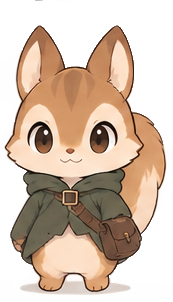
#> input picture assets/companion/rig/hazel_front_temp.png, 173 x 302 px, found by its file name; the run also reads 2 pictures not shown here
$ python split_hazel_parts.py ../assets/companion/rig/hazel_front_temp.png
#> lines starting #> are read from the running program, lines starting #| are printed output that depends on the picture
"""헤이즐 정면 포즈를 리그용 부위로 쪼갠다.

입력   assets/companion/rig/hazel_front_{temp,blink_half,blink_closed}.png
       hazel_tail_src.png   (따로 그린 꼬리, 선택)
       hazel_ears_src.png   (따로 그린 귀 2개 + 귀 없는 머리 윗부분, 선택)
       hazel_eyes_src.png   (따로 그린 눈 없는 얼굴 + 눈 3상태, 선택)
출력   hazel_{ear_l,ear_r,tail}.png / hazel_body_{open,half,shut}.png / parts.json

경계는 작가가 그린 검은 윤곽선을 벽으로 삼아 플러드필로 잡는다.
사람이 정하는 값은 아래 상수뿐이다 — 귀 밑동 절단선과 씨앗 좌표.

  python tools/split_hazel_parts.py [--check 미리보기경로]
  python tools/split_hazel_parts.py --guide 가이드경로
  python tools/split_hazel_parts.py --guide-ears 귀가이드경로
  python tools/split_hazel_parts.py --guide-eyes 눈가이드경로
"""

import json
import os
import sys
from collections import deque

from PIL import Image, ImageDraw, ImageFilter

R = "assets/companion/rig/"
BASE_SRC = "hazel_front_temp.png"   # 부위를 잘라낼 정면 포즈 원본
# 따로 그린 꼬리를 여기 두면 그걸 쓴다. 없으면 정면 포즈에서 잘라내
# 몸에 가려진 안쪽을 지어낸다(품질이 떨어지므로 임시 수단이다).
# 배경은 무채색이면 어떤 색이든 자동으로 벗긴다 — 털이 따뜻한 색이라
# 밝기가 아니라 채도로 가른다. 크림색 배가 안 뚫리는 게 이 방식의 이유다.
TAIL_SRC = "hazel_tail_src.png"
TAIL_FLIP = False              # 원본 방향 그대로. 밑동이 왼쪽 아래, 꼬리 끝이 오른쪽 위다
TAIL_HEIGHT = 175              # 몸 캔버스(302) 기준 높이
TAIL_POS = (100, 78)           # 붙이는 위치. 캔버스 오른쪽 밖으로 나가도 된다

# 따로 그린 귀 2개 + 귀 없는 머리 윗부분이 한 장에 들어 있는 이미지.
# 라벨 같은 작은 덩어리는 면적으로 걸러내고 큰 것 셋만 쓴다.
EARS_SRC = "hazel_ears_src.png"
EAR_HEIGHT = 88                                     # 귀 끝~밑동 전체 높이
EAR_TIPS = {"ear_l": (43, 24), "ear_r": (109, 24)}  # 귀 끝이 놓일 자리
HEAD_W = 146                   # 머리 윗부분 폭. 기존 얼굴 실루엣에 맞춘 값이다
HEAD_POS = (1, 68)
# 이 y까지는 머리 윗부분으로 덮어쓰고, FADE까지 서서히 기존 얼굴로 넘긴다.
# 경계를 딱 자르면 가로줄이 보여서 페이드가 필요하다.
HEAD_SOLID, HEAD_FADE = 98, 112

# 귀는 머리와 뚫려 있어 윤곽선만으로는 안 막힌다. 밑동에 인공 벽을 긋는다.
# 양 끝이 귀 바깥선(진짜 벽)에 닿아야 채우기가 새지 않는다.
EAR_CUTS = [((66, 64), (14, 103)), ((84, 64), (128, 107))]
SEEDS = {
    "ear_l": [(38, 32), (30, 55), (45, 50)],
    "ear_r": [(114, 32), (106, 55), (122, 50)],
    "tail": [(158, 165), (150, 200), (140, 224), (163, 135),
             (150, 112), (168, 180), (145, 190), (155, 230)],
}
WALL_DARK = 100        # 부위 경계선으로 칠 밝기
WALL_DARK_TAIL = 82    # 꼬리 내부 음영선은 벽으로 안 친다
# 몸에 가려 원본에 안 그려진 꼬리 안쪽을 만들어 붙인다.
# 없으면 꼬리가 바깥으로 돌 때 몸과 끊겨 보인다.
TAIL_EXTEND_X = 34
TAIL_EXTEND_Y = 16


def luma(c):
    return 0.299 * c[0] + 0.587 * c[1] + 0.114 * c[2]


def _load_tail_src():
    """따로 그린 꼬리를 읽어 배경을 벗기고 몸 크기에 맞춘다.

    반환: (이미지, 붙일 위치)
    """
    img = Image.open(R + TAIL_SRC).convert("RGBA")
    w, h = img.size
    px = img.load()

    def bg(c):
        # 무채색이고 밝으면 배경. 털은 R과 B 차이가 40 이상이라 안 걸린다
        return max(c[:3]) - min(c[:3]) < 14 and max(c[:3]) > 195

    seen = [[False] * h for _ in range(w)]
    q = deque()
    for x in range(w):
        for y in (0, h - 1):
            if bg(px[x, y]) and not seen[x][y]:
                seen[x][y] = True
                q.append((x, y))
    for y in range(h):
        for x in (0, w - 1):
            if bg(px[x, y]) and not seen[x][y]:
                seen[x][y] = True
                q.append((x, y))
    while q:
        x, y = q.popleft()
        px[x, y] = (255, 255, 255, 0)
        for dx, dy in ((1, 0), (-1, 0), (0, 1), (0, -1)):
            nx, ny = x + dx, y + dy
            if 0 <= nx < w and 0 <= ny < h and not seen[nx][ny] and bg(px[nx, ny]):
                seen[nx][ny] = True
                q.append((nx, ny))

    img = img.crop(img.getbbox())
    if TAIL_FLIP:
        img = img.transpose(Image.FLIP_LEFT_RIGHT)
    tw = max(1, round(img.width * TAIL_HEIGHT / img.height))
    return img.resize((tw, TAIL_HEIGHT), Image.LANCZOS), TAIL_POS


def _strip_bg(img):
    """무채색 배경을 테두리부터 플러드필로 벗긴다."""
    w, h = img.size
    px = img.load()

    def bg(c):
        return max(c[:3]) - min(c[:3]) < 14 and max(c[:3]) > 195

    seen = [[False] * h for _ in range(w)]
    q = deque()
    for x in range(w):
        for y in (0, h - 1):
            if bg(px[x, y]) and not seen[x][y]:
                seen[x][y] = True
                q.append((x, y))
    for y in range(h):
        for x in (0, w - 1):
            if bg(px[x, y]) and not seen[x][y]:
                seen[x][y] = True
                q.append((x, y))
    while q:
        x, y = q.popleft()
        px[x, y] = (255, 255, 255, 0)
        for dx, dy in ((1, 0), (-1, 0), (0, 1), (0, -1)):
            nx, ny = x + dx, y + dy
            if 0 <= nx < w and 0 <= ny < h and not seen[nx][ny] and bg(px[nx, ny]):
                seen[nx][ny] = True
                q.append((nx, ny))
    return img


def _load_ears_src():
    """한 장에 든 귀 2개 + 머리 윗부분을 덩어리로 분리한다.

    반환: {"ear_l": img, "ear_r": img, "head": img}
    """
    img = _strip_bg(Image.open(R + EARS_SRC).convert("RGBA"))
    w, h = img.size
    px = img.load()
    seen = [[False] * h for _ in range(w)]
    blobs = []
    for sx in range(w):
        for sy in range(h):
            if px[sx, sy][3] > 40 and not seen[sx][sy]:
                seen[sx][sy] = True
                q, pts = deque([(sx, sy)]), []
                while q:
                    x, y = q.popleft()
                    pts.append((x, y))
                    for dx in (-1, 0, 1):
                        for dy in (-1, 0, 1):
                            nx, ny = x + dx, y + dy
                            if (0 <= nx < w and 0 <= ny < h and not seen[nx][ny]
                                    and px[nx, ny][3] > 40):
                                seen[nx][ny] = True
                                q.append((nx, ny))
                xs = [p[0] for p in pts]
                ys = [p[1] for p in pts]
                blobs.append((len(pts), min(xs), min(ys), max(xs), max(ys)))
    blobs.sort(reverse=True)
    if len(blobs) < 3:
        raise SystemExit("%s 에서 덩어리 3개를 못 찾음" % EARS_SRC)
    big = blobs[:3]                                  # 라벨은 면적에서 밀려 빠진다
    big.sort(key=lambda b: b[2])                     # 위에 있는 둘이 귀
    ears = sorted(big[:2], key=lambda b: b[1])       # 왼쪽이 ear_l
    named = {"ear_l": ears[0], "ear_r": ears[1], "head": big[2]}
    out = {}
    for k, b in named.items():
        part = img.crop((b[1], b[2], b[3] + 1, b[4] + 1))
        out[k] = part.crop(part.getbbox())
    return out


def _head_overlay(head):
    """머리 윗부분을 몸 크기로 줄이고 아래쪽에 페이드를 넣는다."""
    dh = round(head.height * HEAD_W / head.width)
    hd = head.resize((HEAD_W, dh), Image.LANCZOS)
    m = hd.getchannel("A").copy()
    mp = m.load()
    for y in range(dh):
        sy = y + HEAD_POS[1]
        if sy <= HEAD_SOLID:
            continue
        k = 0.0 if sy >= HEAD_FADE else (HEAD_FADE - sy) / float(HEAD_FADE - HEAD_SOLID)
        for x in range(HEAD_W):
            mp[x, y] = int(mp[x, y] * k)
    hd.putalpha(m)
    return hd


def _ear_tip(img):
    """귀 끝의 x 중심과 y. 배치 기준점으로 쓴다."""
    px = img.load()
    for y in range(img.height):
        xs = [x for x in range(img.width) if px[x, y][3] > 100]
        if xs:
            return (sum(xs) // len(xs), y)
    return (img.width // 2, 0)


# 눈이 차지한 범위(원본 스프라이트 좌표). 깜빡임 프레임을 만들 때 쓴 값이다
EYE_BOXES = [(28, 122, 52, 152), (90, 121, 116, 152)]
EYE_PAD = 5

# 따로 그린 눈. 눈 없는 얼굴 1개 + 눈 6개(뜬/반쯤/감은 × 좌우)가 한 장에 들어 있다.
# 눈은 눈구멍에 고정이라 위치를 추측할 수 없다. 그래서 같이 온 얼굴을
# 기존 얼굴 실루엣에 피팅해 배율을 얻고, 그 배율로 눈을 기존 눈자리에 놓는다.
EYES_SRC = "hazel_eyes_src.png"
# 눈 없는 얼굴을 따로 받으면 그걸 쓴다. 눈 소스 안의 얼굴은 눈구멍 음영이
# 그려져 있어서, 눈 조각의 눈꺼풀 음영과 겹쳐 두 겹이 됐다.
FACE_SRC = "hazel_face_noeyes_src.png"
EYE_SCALE = 0.92               # 그려준 눈이 약간 커서 줄인다
# 눈 소스의 줄 순서 = 이 이름 순서. 줄을 추가하면 표정이 하나 늘어난다.
# 앞의 셋은 깜빡임이 쓰므로 순서를 바꾸지 않는다.
EYE_ROW_NAMES = ["open", "half", "shut", "happy", "surprise", "curious", "excited"]
# 얼굴 그림의 잘린 윗변을 부드럽게 넘기는 픽셀 수
FACE_TOP_FADE = 10
FACE_FIT_ROWS = range(126, 170, 4)   # 얼굴 피팅에 쓸 기존 실루엣 구간


def _span(img, y):
    px = img.load()
    xs = [x for x in range(img.width) if px[x, y][3] > 128]
    return (min(xs), max(xs)) if xs else None


def _blobs(img, min_area=1):
    """불투명 연결 성분을 (면적, x0, y0, x1, y1)로 돌려준다. 큰 것부터."""
    w, h = img.size
    px = img.load()
    seen = [[False] * h for _ in range(w)]
    out = []
    for sx in range(w):
        for sy in range(h):
            if px[sx, sy][3] > 40 and not seen[sx][sy]:
                seen[sx][sy] = True
                q, pts = deque([(sx, sy)]), []
                while q:
                    x, y = q.popleft()
                    pts.append((x, y))
                    for dx in (-1, 0, 1):
                        for dy in (-1, 0, 1):
                            nx, ny = x + dx, y + dy
                            if (0 <= nx < w and 0 <= ny < h and not seen[nx][ny]
                                    and px[nx, ny][3] > 40):
                                seen[nx][ny] = True
                                q.append((nx, ny))
                if len(pts) >= min_area:
                    xs = [p[0] for p in pts]
                    ys = [p[1] for p in pts]
                    out.append((len(pts), min(xs), min(ys), max(xs), max(ys)))
    out.sort(reverse=True)
    return out


def _strip_ears_from_face(face):
    """얼굴 그림에 같이 그려진 귀를 떼어낸다.

    위에서부터 훑어 좌/우 귀와 가운데 돔이 한 덩어리가 되는 행을 찾고,
    그보다 위 행에서는 가운데 런(돔)만 남긴다.
    """
    px = face.load()
    w, h = face.size

    def runs(y):
        out, s = [], None
        for x in range(w):
            on = px[x, y][3] > 60
            if on and s is None:
                s = x
            elif not on and s is not None:
                out.append((s, x - 1))
                s = None
        if s is not None:
            out.append((s, w - 1))
        return [r for r in out if r[1] - r[0] > 3]

    merge = h
    for y in range(h):
        r = runs(y)
        if len(r) == 1 and r[0][1] - r[0][0] > w * 0.5:
            merge = y
            break
    cx = w // 2
    for y in range(merge):
        keep = None
        for a, b in runs(y):
            if a - 6 <= cx <= b + 6:
                keep = (a, b)
                break
        for x in range(w):
            if keep is None or not (keep[0] <= x <= keep[1]):
                px[x, y] = (0, 0, 0, 0)
    return face.crop(face.getbbox())


def _load_eyes_src():
    """눈 소스에서 얼굴과 눈 3세트를 뽑는다.

    반환: (귀 뗀 얼굴, {"open"/"half"/"shut": [왼쪽, 오른쪽]})
    """
    img = _strip_bg(Image.open(R + EYES_SRC).convert("RGBA"))
    blobs = _blobs(img)
    if len(blobs) < 7:
        raise SystemExit("%s 에서 얼굴 1개 + 눈 6개를 못 찾음" % EYES_SRC)
    fb = blobs[0]
    face = _strip_ears_from_face(img.crop((fb[1], fb[2], fb[3] + 1, fb[4] + 1)))
    # 눈은 가로세로비가 1:1에 가깝고 라벨 알약은 4:1이 넘는다. 이걸로 라벨을 거른다
    cand = [b for b in blobs[1:]
            if (b[3] - b[1] + 1) < (b[4] - b[2] + 1) * 2.5]
    if len(cand) % 2:
        raise SystemExit("눈 덩어리가 홀수 개(%d)다. 좌우 한 쌍씩이어야 한다" % len(cand))
    eyes = sorted(cand, key=lambda b: b[2])                    # 위에서부터 한 줄씩
    sets = {}
    if len(eyes) // 2 > len(EYE_ROW_NAMES):
        raise SystemExit("눈 줄이 %d개인데 이름은 %d개뿐이다. EYE_ROW_NAMES를 늘려라"
                         % (len(eyes) // 2, len(EYE_ROW_NAMES)))
    for i in range(len(eyes) // 2):
        pair = sorted(eyes[i * 2:i * 2 + 2], key=lambda b: b[1])
        crops = [img.crop((b[1], b[2], b[3] + 1, b[4] + 1)) for b in pair]
        sets[EYE_ROW_NAMES[i]] = [e.crop(e.getbbox()) for e in crops]
    return face, sets


def _fit_face(face, body):
    """따로 그린 얼굴을 기존 얼굴 실루엣에 맞춘다. 반환 (폭, 높이, x, y)."""
    ref = {y: _span(body, y) for y in FACE_FIT_ROWS}
    ref = {y: v for y, v in ref.items() if v}
    mid = sorted(ref)[len(ref) // 2]
    cx = (ref[mid][0] + ref[mid][1]) / 2.0
    best = None
    for fw in range(120, 200, 2):
        fh = round(face.height * fw / face.width)
        fs = face.resize((fw, fh), Image.LANCZOS)
        fx = round(cx - fw / 2.0)
        for oy in range(40, 130):
            err = n = 0
            for y, (lx, rx) in ref.items():
                s = _span(fs, y - oy) if 0 <= y - oy < fh else None
                if not s:
                    err += 400
                else:
                    err += abs(s[0] + fx - lx) + abs(s[1] + fx - rx)
                n += 1
            if n and (best is None or err / n < best[0]):
                best = (err / n, fw, fh, fx, oy)
    print("얼굴 피팅: 폭=%d 위치=(%d,%d) 평균오차=%.1fpx" % (best[1], best[3], best[4], best[0]))
    return best[1], best[2], best[3], best[4]


def _apply_eyes(face, sets, scale_face=None):
    """눈 부위 털을 갈아끼우고 눈 상태별 몸통 텍스처 3종을 만든다.

    face        눈 주변 털을 가져올 그림 (눈 없는 얼굴)
    scale_face  눈 크기를 유도할 기준 얼굴. 눈 조각과 같은 배율로 그려진 것이라야 한다.
                얼굴을 따로 받으면 크롭이 달라 이 기준이 깨지므로 분리해서 받는다.
    """
    body = Image.open(R + "hazel_body_open.png").convert("RGBA")
    w, h = body.size
    fw, fh, fx, fy = _fit_face(face, body)
    fs = face.resize((fw, fh), Image.LANCZOS)
    # 얼굴을 통째로 올린다.
    # 처음엔 눈 주변만 타원으로 오려 붙였는데, 그 경계가 눈두덩을 도는 띠로
    # 보였다 — 새 얼굴과 기존 얼굴의 볼 톤이 미세하게 달라서 오려붙인 자리가
    # 그대로 드러난 것이다. 통째로 덮으면 경계 자체가 없어진다.
    if FACE_TOP_FADE:
        a = fs.getchannel("A").copy()
        ap = a.load()
        for y in range(min(FACE_TOP_FADE, fs.height)):
            for x in range(fs.width):
                ap[x, y] = int(ap[x, y] * y / float(FACE_TOP_FADE))
        fs.putalpha(a)
    noeyes = body.copy()
    noeyes.alpha_composite(fs, (fx, fy))

    if scale_face is None:
        scale_face = face
        sw = fw
    else:
        sw = _fit_face(scale_face, body)[0]
    k = (sw / float(scale_face.width)) * EYE_SCALE
    for state, pair in sets.items():
        out = noeyes.copy()
        for i, e in enumerate(pair):
            ew = max(1, round(e.width * k))
            eh = max(1, round(e.height * k))
            es = e.resize((ew, eh), Image.LANCZOS)
            x0, y0, x1, y1 = EYE_BOXES[i]
            cx, cy = (x0 + x1) // 2, (y0 + y1) // 2
            out.alpha_composite(es, (cx - ew // 2, cy - eh // 2))
        out.save(R + "hazel_body_%s.png" % state)
    print("눈: %s 사용 (배율 %.3f, 상태 %s)" % (EYES_SRC, k, ", ".join(sets)))
    return list(sets)


# [89 lines left out: functions write_eye_guide, write_guide, _ear_guide, not called in this run]


def main(check_path=None, ear_guide_path=None):
    base = Image.open(R + BASE_SRC).convert("RGBA")
#> base is the input picture: PIL image 173x302 RGBA; mean R, G, B, A 205.1, 182.2, 163.6, 148.8
    w, h = base.size
    px = base.load()
    opaque = [[px[x, y][3] > 128 for y in range(h)] for x in range(w)]
#> opaque = 173 items

    cut = Image.new("L", (w, h), 0)
#> cut: PIL image 173x302 L; every value is 0
    cd = ImageDraw.Draw(cut)
    for a, b in EAR_CUTS:
        cd.line([a, b], fill=255, width=3)
    cp = cut.load()

    def walls(thr):
        return [[(not opaque[x][y]) or luma(px[x, y]) < thr or cp[x, y] > 0
                 for y in range(h)] for x in range(w)]

    def flood(wall, seeds):
        seen = [[False] * h for _ in range(w)]
        q, out = deque(), set()
        for sx, sy in seeds:
            if not wall[sx][sy] and not seen[sx][sy]:
                seen[sx][sy] = True
                q.append((sx, sy))
#> after the loop, seen = 173 items
        while q:
            x, y = q.popleft()
            out.add((x, y))
            for dx, dy in ((1, 0), (-1, 0), (0, 1), (0, -1)):
                nx, ny = x + dx, y + dy
                if 0 <= nx < w and 0 <= ny < h and not seen[nx][ny] and not wall[nx][ny]:
                    seen[nx][ny] = True
                    q.append((nx, ny))
#> this loop made 1760 passes
#> (x, y) on passes 1 to 3: (38, 32), (30, 55), (45, 50)
#> after the loop, out = 1760 items
        return out

    def dilate(region, n):
        cur = set(region)
        for _ in range(n):
            cur |= {(x + dx, y + dy) for (x, y) in cur
                    for dx, dy in ((1, 0), (-1, 0), (0, 1), (0, -1))
                    if 0 <= x + dx < w and 0 <= y + dy < h and opaque[x + dx][y + dy]}
        return cur

    w_part, w_tail = walls(WALL_DARK), walls(WALL_DARK_TAIL)
    reg = {
        "ear_l": flood(w_part, SEEDS["ear_l"]),
        "ear_r": flood(w_part, SEEDS["ear_r"]),
        "tail": flood(w_tail, SEEDS["tail"]),
    }
#> the loop in flood (call 2), `for sx, sy in seeds:` made 3 passes
#> (sx, sy) on passes 1 to 3: (114, 32), (106, 55), (122, 50)
#> the loop in flood (call 2), `while q:` made 1934 passes

    # 바깥 실루엣 선 = 투명 픽셀에 붙은 불투명 픽셀
    outer = {(x, y) for x in range(w) for y in range(h) if opaque[x][y] and any(
        not (0 <= x + dx < w and 0 <= y + dy < h and opaque[x + dx][y + dy])
        for dx in range(-3, 4) for dy in range(-3, 4))}
#> outer = 3429 items

    # 귀는 앞에 있으니 자기 윤곽선을 전부 가져간다.
    # 꼬리는 뒤에 있으니 바깥 실루엣 선만 갖고, 몸과 맞닿은 선은 몸에 남긴다.
    mask = {k: dilate(reg[k], 3) for k in ("ear_l", "ear_r")}
#> mask = 2 items
    mask["tail"] = ((reg["tail"] | (dilate(reg["tail"], 3) & outer))
                    - mask["ear_l"] - mask["ear_r"])
    carved = mask["ear_l"] | mask["ear_r"] | mask["tail"]
#> carved = 7612 items

    # --- 꼬리 안쪽 만들어 붙이기 -------------------------------------------
    # 몸에 가려 원본에 없는 부분이라, 가장자리 색을 왼쪽·아래로 늘려 지어낸다.
    # 늘린 영역은 반드시 "몸이 덮는 범위" 안에 가둔다. 밖으로 나가면
    # 꼬리가 돌 때 직사각형 모서리가 그대로 튀어나온다.
    behind = {(x, y) for x in range(w) for y in range(h)
              if opaque[x][y] and (x, y) not in mask["tail"]}
#> behind = 27683 items
    tail_px = {(x, y): px[x, y] for (x, y) in mask["tail"]}
#> tail_px = 3216 items
    grown = {}

    def grow(cell, color):
        if cell in tail_px or cell in grown or cell not in behind:
            return
        # 몸 뒤에 깔리는 부분이라 조금 어둡게. 새어 나와도 그림자로 읽힌다
        grown[cell] = (int(color[0] * 0.88), int(color[1] * 0.88),
                       int(color[2] * 0.88), 255)

    rows = {}
    for (x, y) in mask["tail"]:
        if y not in rows or x < rows[y]:
            rows[y] = x
#> this loop made 3216 passes
#> (x, y) on passes 1 to 3: (158, 177), (159, 142), (138, 119)
#> after the loop, rows = 124 items
    for y, x0 in rows.items():
        c = tail_px[(x0, y)]
        for i in range(1, TAIL_EXTEND_X + 1):
            if x0 - i >= 0:
                grow((x0 - i, y), c)
#> this loop made 124 passes
#> (y, x0, c) on passes 1 to 8: (177, 124, (129, 91, 65, 252)), (142, 142, (164, 112, 72, 253)), (119, 134, (173, 122, 88, 252)), (184, 122, (200, 149, 106, 252)), (197, 122, (194, 148, 110, 252)), (193, 119, (128, 94, 65, 252)), (158, 136, (181, 131, 94, 253)), (189, 122, (197, 144, 103, 252))
    cols = {}
    for (x, y) in list(tail_px) + list(grown):
        if x not in cols or y > cols[x]:
            cols[x] = y
#> this loop made 7432 passes
#> after the loop, cols = 81 items
    for x, y0 in cols.items():
        c = tail_px.get((x, y0)) or grown[(x, y0)]
        for i in range(1, TAIL_EXTEND_Y + 1):
            if y0 + i < h:
                grow((x, y0 + i), c)
#> this loop made 81 passes
#> (x, y0, c) on passes 1 to 8: (158, 192, (155, 120, 100, 130)), (159, 188, (124, 88, 71, 208)), (138, 235, (36, 18, 10, 255)), (124, 235, (36, 18, 10, 255)), (143, 231, (43, 25, 16, 224)), (135, 235, (36, 18, 10, 255)), (136, 235, (36, 18, 10, 255)), (127, 235, (36, 18, 10, 255))

    # 행마다 색을 그대로 끌면 빗살무늬가 된다. 지어낸 영역만 뭉개
    # 부드러운 그라데이션으로 만든다 — 살짝 새어 나와도 털 그늘로 읽힌다.
    for _ in range(4):
        blurred = {}
        for (x, y) in grown:
            acc, n = [0, 0, 0], 0
            for dx in (-2, -1, 0, 1, 2):
                for dy in (-2, -1, 0, 1, 2):
                    c = grown.get((x + dx, y + dy)) or tail_px.get((x + dx, y + dy))
                    if c:
                        acc[0] += c[0]
                        acc[1] += c[1]
                        acc[2] += c[2]
                        n += 1
            blurred[(x, y)] = (acc[0] // n, acc[1] // n, acc[2] // n, 255)
        grown = blurred
    tail_px.update(grown)

    # --- 부위 텍스처 --------------------------------------------------------
    drawn = _load_ears_src() if os.path.exists(R + EARS_SRC) else None
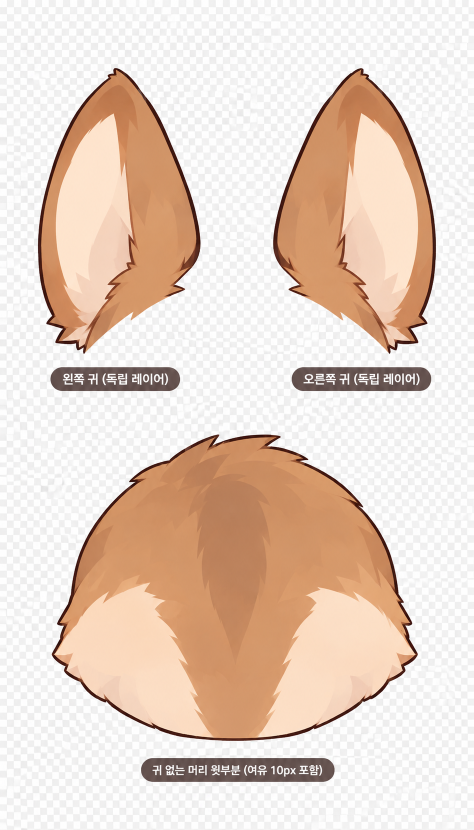
#> input picture assets/companion/rig/hazel_ears_src.png, 948 x 1659 px, found by its file name (shown at 1/2 size)
#> in _strip_bg, `w, h = img.size`: w = 948; h = 1659
#> in _strip_bg, `seen = [[False] * h for _ in range(w)]`: seen = 948 items
#> the loop in _load_ears_src, `for k, b in named.items():` made 3 passes
#> pass 1, in _load_ears_src, `part = img.crop((b[1], b[2], b[3] + 1, b[4] + 1))`:
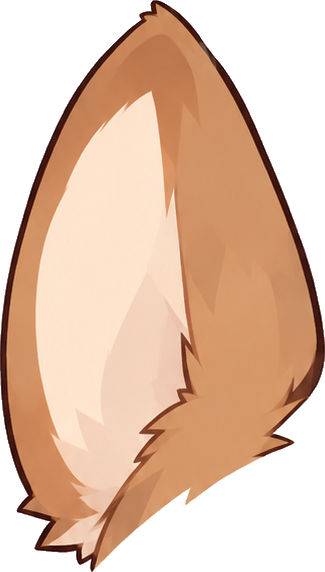
#> part: PIL image 325x572 RGBA; mean R, G, B, A 226.6, 193.6, 170.8, 169.7; transparent parts drawn white
#> pass 2, in _load_ears_src, `part = img.crop((b[1], b[2], b[3] + 1, b[4] + 1))`:
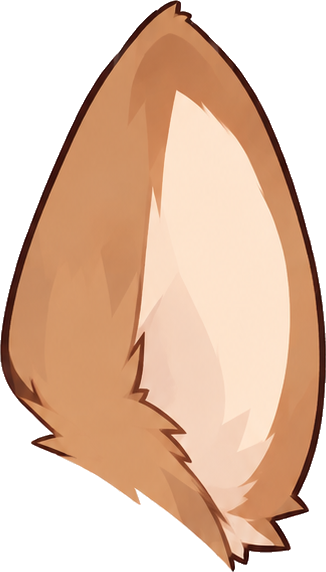
#> part: PIL image 326x572 RGBA; mean R, G, B, A 226.7, 193.7, 170.9, 169.7; transparent parts drawn white
#> pass 3, in _load_ears_src, `part = img.crop((b[1], b[2], b[3] + 1, b[4] + 1))`:
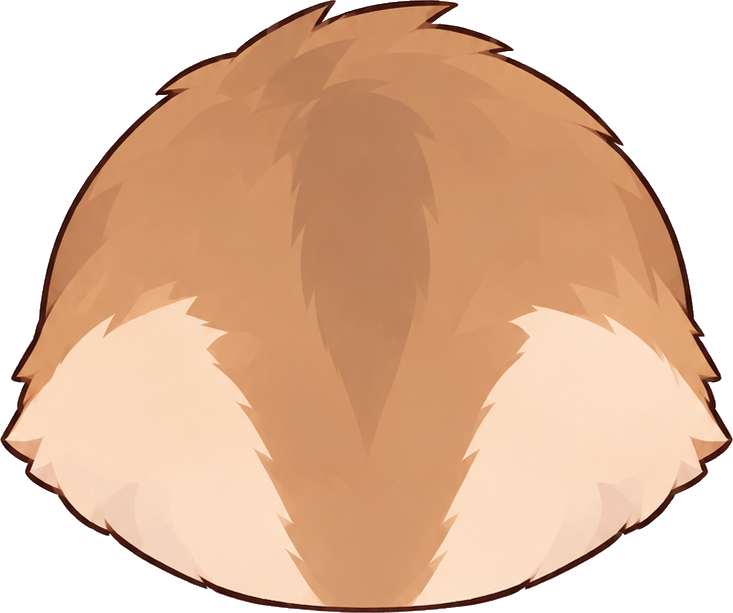
#> part: PIL image 733x613 RGBA; mean R, G, B, A 225.7, 188.4, 161.4, 185.8; transparent parts drawn white
#> after the loop in _load_ears_src, `for k, b in named.items():`: out = 3 items
#> drawn = 3 items
    head_overlay = _head_overlay(drawn["head"]) if drawn else None
#> in _head_overlay, `hd = head.resize((HEAD_W, dh), Image.LANCZOS)`:
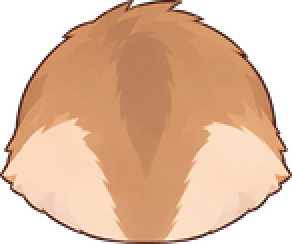
#> hd: PIL image 146x122 RGBA (shown 2 times larger); mean R, G, B, A 159.9, 121.5, 94.4, 185.8; transparent parts drawn white
#> in _head_overlay, `m = hd.getchannel("A").copy()`:
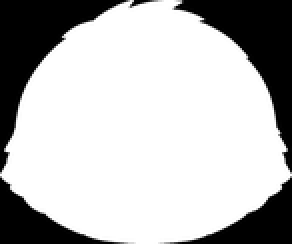
#> m: PIL image 146x122 L (shown 2 times larger); min 0, max 255, mean 185.8
#> (the rest of the program and of its run is left out)
